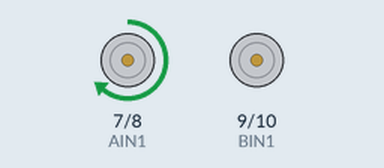
Recording of a sketch running on a simulated Arduino Uno, built with avr-gcc and run on an emulated ATmega328P. Shown: motor-driver pin pairs drawn as motors (green arrow = first pin HIGH = forward, orange = second pin HIGH = backward, longer = more drive, scaled by the enable pin).

Above: at 1.5 s.
At 3.5 s:
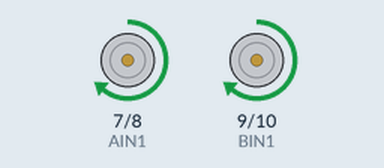
At 5.6 s:
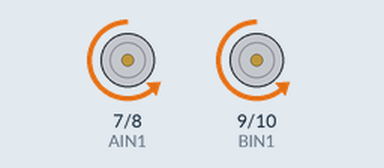
At 6.7 s:
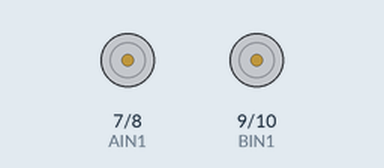
Timing chart, 0 to 8.7 s (numbered marks = the images above):
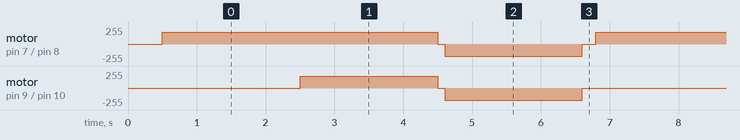

Measured:
- by itself, motor on pin 7 (AIN1) / pin 8 (AIN2): repeats every 6.3 s: stopped 0.10 s, backward 180/255 2.0 s, stopped 0.20 s, forward 180/255 4.0 s
- by itself, motor on pin 9 (BIN1) / pin 10 (BIN2): repeats every 6.3 s: stopped 0.10 s, backward 180/255 2.0 s, stopped 2.2 s, forward 180/255 2.0 s

The sketch:

H-brug.ino
```cpp
// Motor A pins
const int PWMA = 5;
const int AIN1 = 7;
const int AIN2 = 8;

// Motor B pins
const int PWMB = 6;
const int BIN1 = 9;
const int BIN2 = 10;

void setup() {
  pinMode(AIN1, OUTPUT);
  pinMode(AIN2, OUTPUT);
  pinMode(BIN1, OUTPUT);
  pinMode(BIN2, OUTPUT);

  pinMode(PWMA, OUTPUT);
  pinMode(PWMB, OUTPUT);

  // Kleine delay voor veiligheid
  delay(500);
}

void loop() {

  // --- Motor A vooruit ---
  digitalWrite(AIN1, HIGH);
  digitalWrite(AIN2, LOW);
  analogWrite(PWMA, 180);
  delay(2000);
    // snelheid

  // --- Motor B vooruit ---
  digitalWrite(BIN1, HIGH);
  digitalWrite(BIN2, LOW);
  analogWrite(PWMB, 180);

  delay(2000);

  // --- Motoren stoppen ---
  analogWrite(PWMA, 0);
  analogWrite(PWMB, 0);
  delay(100);

  // --- Motor A achteruit ---
  digitalWrite(AIN1, LOW);
  digitalWrite(AIN2, HIGH);
  analogWrite(PWMA, 180);

  // --- Motor B achteruit ---
  digitalWrite(BIN1, LOW);
  digitalWrite(BIN2, HIGH);
  analogWrite(PWMB, 180);

  delay(2000);

  // Stop
  analogWrite(PWMA, 0);
  analogWrite(PWMB, 0);
  delay(200);
}
```
